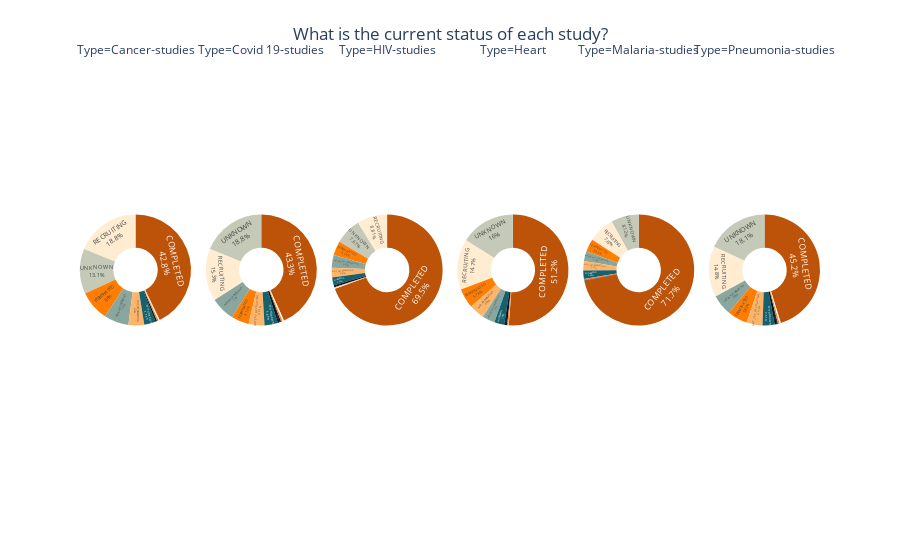

Notebook source saved alongside this figure:
### Markdown cell above
# Analysis

### Code cell
study = df.groupby(['Study Status','Type']).size().reset_index().rename(columns = {0:'n'})
fig = px.pie(study, names='Study Status', values='n', color_discrete_sequence=colors, template='plotly_white',
             hole=0.4,facet_col = 'Type')
fig.update_traces(textposition='inside', textinfo='percent+label')
fig.update_layout(showlegend=False)
fig.update_layout(title_text='What is the current status of each study?', title_x=0.5, title_y=0.95)
# Show the plot
fig.show()

### Figure 1 — Plotly figure (JSON) as saved in the notebook; plotly's stock layout.template omitted (floating-point values rounded to 4 significant figures)
{"data": [{"domain": {"x": [0, 0.15], "y": [0, 1]}, "hole": 0.4, "hovertemplate": "Type=Cancer-studies<br>Study Status=%{label}<br>n=%{value}<extra></extra>", "labels": ["ACTIVE_NOT_RECRUITING", "APPROVED_FOR_MARKETING", "AVAILABLE", "COMPLETED", "ENROLLING_BY_INVITATION", "NOT_YET_RECRUITING", "NO_LONGER_AVAILABLE", "RECRUITING", "SUSPENDED", "TEMPORARILY_NOT_AVAILABLE", "TERMINATED", "UNKNOWN", "WITHDRAWN"], "legendgroup": "", "name": "", "showlegend": true, "textinfo": "percent+label", "textposition": "inside", "type": "pie", "values": [7225, 83, 108, 42915, 505, 4608, 182, 18854, 443, 9, 8820, 13176, 3334]}, {"domain": {"x": [0.17, 0.32], "y": [0, 1]}, "hole": 0.4, "hovertemplate": "Type=Covid 19-studies<br>Study Status=%{label}<br>n=%{value}<extra></extra>", "labels": ["ACTIVE_NOT_RECRUITING", "APPROVED_FOR_MARKETING", "AVAILABLE", "COMPLETED", "ENROLLING_BY_INVITATION", "NOT_YET_RECRUITING", "NO_LONGER_AVAILABLE", "RECRUITING", "SUSPENDED", "TERMINATED", "UNKNOWN", "WITHDRAWN"], "legendgroup": "", "name": "", "showlegend": true, "textinfo": "percent+label", "textposition": "inside", "type": "pie", "values": [663, 3, 5, 4043, 94, 431, 29, 1428, 47, 478, 1758, 363]}, {"domain": {"x": [0.34, 0.49], "y": [0, 1]}, "hole": 0.4, "hovertemplate": "Type=HIV-studies<br>Study Status=%{label}<br>n=%{value}<extra></extra>", "labels": ["ACTIVE_NOT_RECRUITING", "APPROVED_FOR_MARKETING", "AVAILABLE", "COMPLETED", "ENROLLING_BY_INVITATION", "NOT_YET_RECRUITING", "NO_LONGER_AVAILABLE", "RECRUITING", "SUSPENDED", "TERMINATED", "UNKNOWN", "WITHDRAWN"], "legendgroup": "", "name": "", "showlegend": true, "textinfo": "percent+label", "textposition": "inside", "type": "pie", "values": [334, 6, 2, 6337, 56, 256, 12, 803, 18, 381, 699, 209]}, {"domain": {"x": [0.51, 0.66], "y": [0, 1]}, "hole": 0.4, "hovertemplate": "Type=Heart<br>Study Status=%{label}<br>n=%{value}<extra></extra>", "labels": ["ACTIVE_NOT_RECRUITING", "APPROVED_FOR_MARKETING", "AVAILABLE", "COMPLETED", "ENROLLING_BY_INVITATION", "NOT_YET_RECRUITING", "NO_LONGER_AVAILABLE", "RECRUITING", "SUSPENDED", "TEMPORARILY_NOT_AVAILABLE", "TERMINATED", "UNKNOWN", "WITHDRAWN"], "legendgroup": "", "name": "", "showlegend": true, "textinfo": "percent+label", "textposition": "inside", "type": "pie", "values": [1189, 8, 4, 16474, 288, 1432, 11, 4738, 118, 3, 1843, 5150, 918]}, {"domain": {"x": [0.68, 0.83], "y": [0, 1]}, "hole": 0.4, "hovertemplate": "Type=Malaria-studies<br>Study Status=%{label}<br>n=%{value}<extra></extra>", "labels": ["ACTIVE_NOT_RECRUITING", "COMPLETED", "ENROLLING_BY_INVITATION", "NOT_YET_RECRUITING", "RECRUITING", "SUSPENDED", "TERMINATED", "UNKNOWN", "WITHDRAWN"], "legendgroup": "", "name": "", "showlegend": true, "textinfo": "percent+label", "textposition": "inside", "type": "pie", "values": [37, 954, 2, 36, 102, 7, 51, 108, 33]}, {"domain": {"x": [0.85, 1], "y": [0, 1]}, "hole": 0.4, "hovertemplate": "Type=Pneumonia-studies<br>Study Status=%{label}<br>n=%{value}<extra></extra>", "labels": ["ACTIVE_NOT_RECRUITING", "APPROVED_FOR_MARKETING", "AVAILABLE", "COMPLETED", "ENROLLING_BY_INVITATION", "NOT_YET_RECRUITING", "NO_LONGER_AVAILABLE", "RECRUITING", "SUSPENDED", "TERMINATED", "UNKNOWN", "WITHDRAWN"], "legendgroup": "", "name": "", "showlegend": true, "textinfo": "percent+label", "textposition": "inside", "type": "pie", "values": [587, 3, 6, 4362, 92, 446, 25, 1422, 49, 562, 1748, 338]}], "layout": {"annotations": [{"font": {}, "showarrow": false, "text": "Type=Cancer-studies", "x": 0.075, "xanchor": "center", "xref": "paper", "y": 1, "yanchor": "bottom", "yref": "paper"}, {"font": {}, "showarrow": false, "text": "Type=Covid 19-studies", "x": 0.245, "xanchor": "center", "xref": "paper", "y": 1, "yanchor": "bottom", "yref": "paper"}, {"font": {}, "showarrow": false, "text": "Type=HIV-studies", "x": 0.415, "xanchor": "center", "xref": "paper", "y": 1, "yanchor": "bottom", "yref": "paper"}, {"font": {}, "showarrow": false, "text": "Type=Heart", "x": 0.585, "xanchor": "center", "xref": "paper", "y": 1, "yanchor": "bottom", "yref": "paper"}, {"font": {}, "showarrow": false, "text": "Type=Malaria-studies", "x": 0.755, "xanchor": "center", "xref": "paper", "y": 1, "yanchor": "bottom", "yref": "paper"}, {"font": {}, "showarrow": false, "text": "Type=Pneumonia-studies", "x": 0.925, "xanchor": "center", "xref": "paper", "y": 1, "yanchor": "bottom", "yref": "paper"}], "legend": {"tracegroupgap": 0}, "margin": {"t": 60}, "piecolorway": ["#BC5308", "#FFECD1", "#C5CAB8", "#FF7D00", "#8AA79F", "#FFB569", "#15616D", "#001524"], "showlegend": false, "title": {"text": "What is the current status of each study?", "x": 0.5, "y": 0.95}}}
